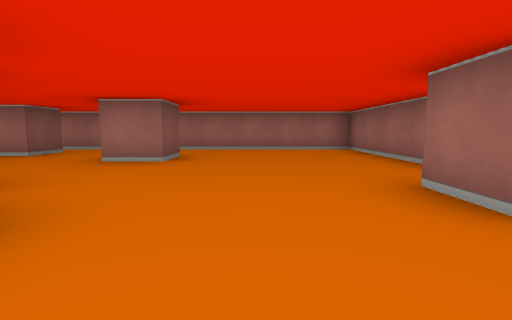
view 1 (above)

24 first-person views from a walk through a cub3D ray-caster map. The camera is about half as high as the walls, tilts 6° down and sees 85° across. The floor is counted in squares. Each view is taken from the middle of a square. On the plan, view 1 faces up. The plan holds only what a view shows up to about 9 squares ahead; the rest is blank.

view 2
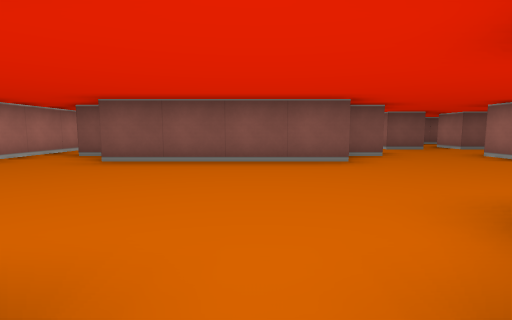

view 3
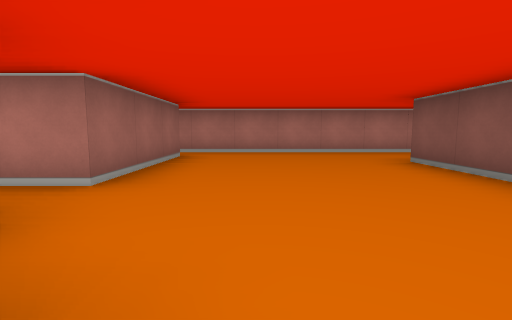

view 4
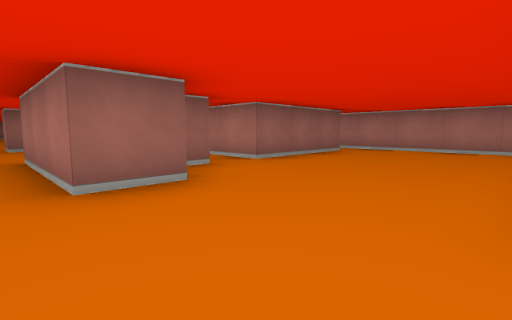

view 5
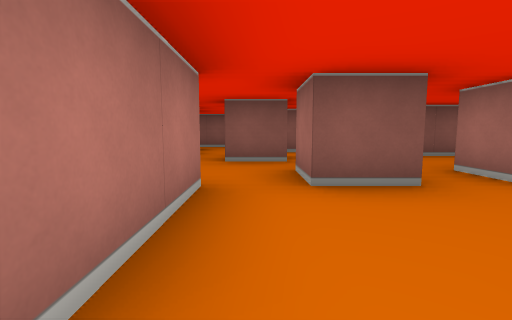

view 6
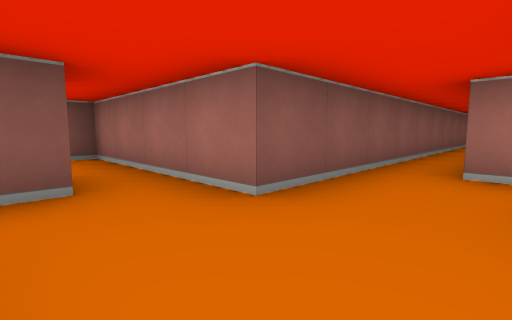

view 7
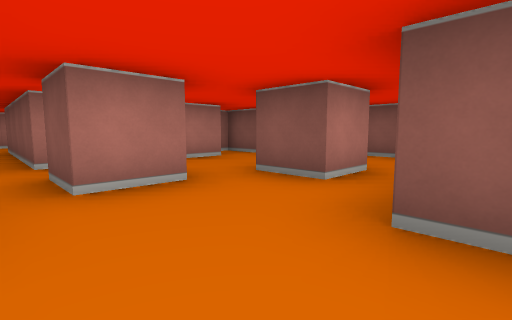

view 8
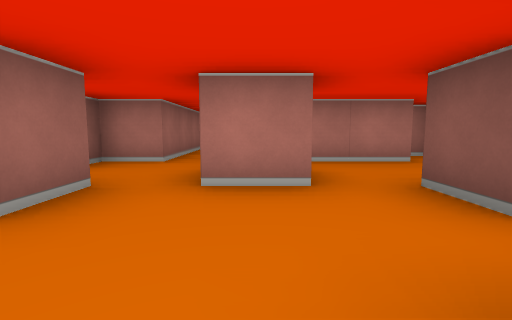

view 9
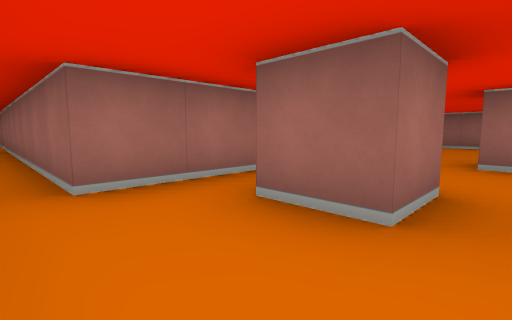

view 10
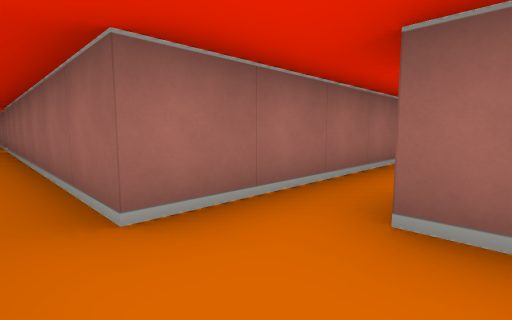

view 11
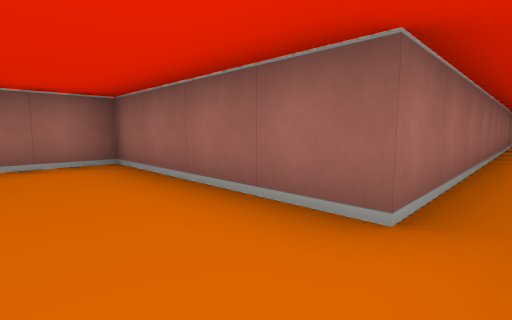

view 12
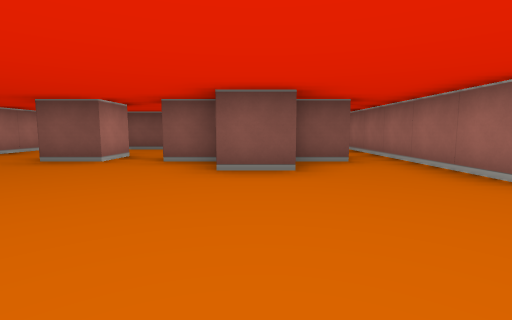

view 13
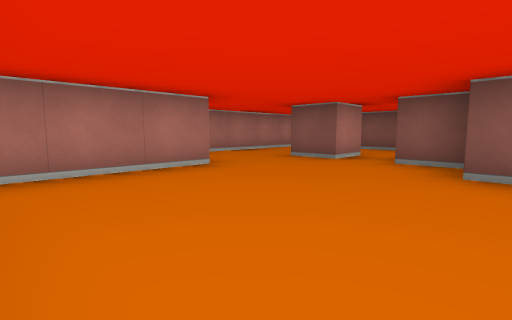

view 14
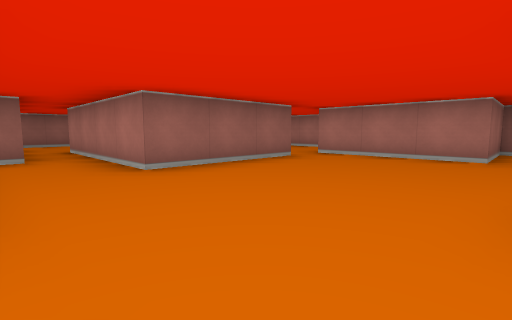

view 15
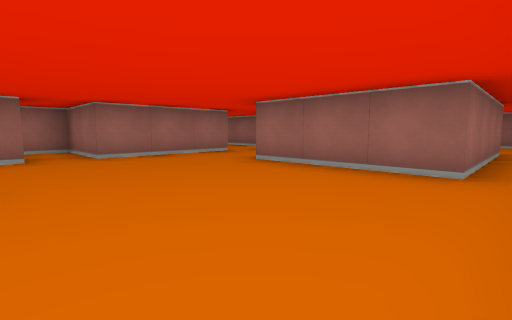

view 16
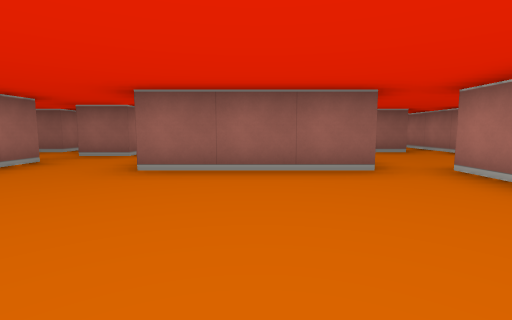

view 17
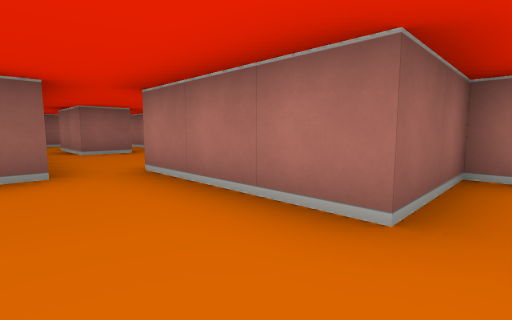

view 18
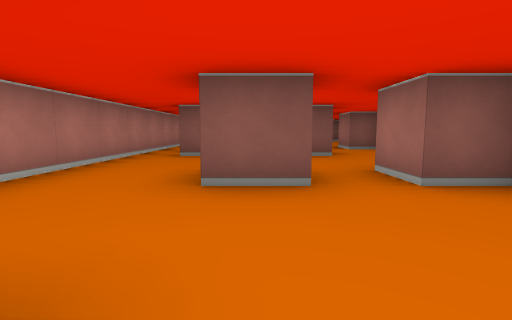

view 19
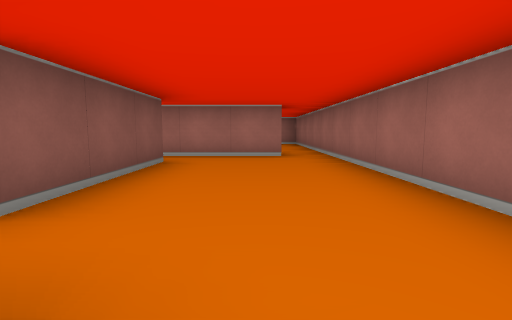

view 20
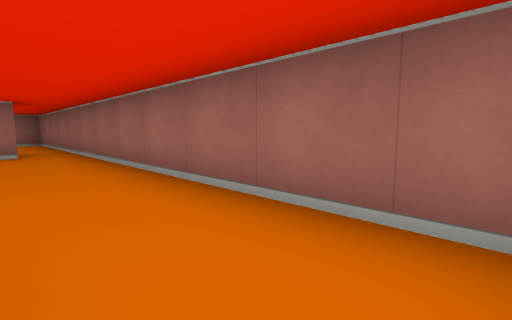

view 21
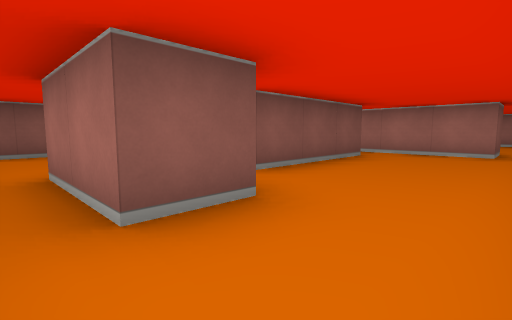

view 22
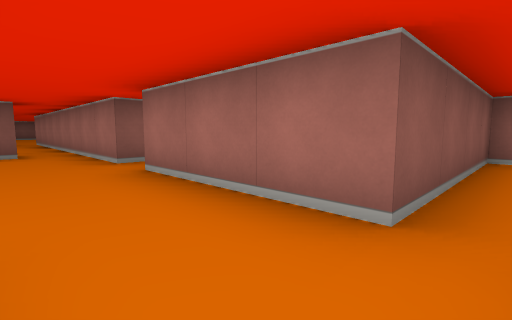

view 23
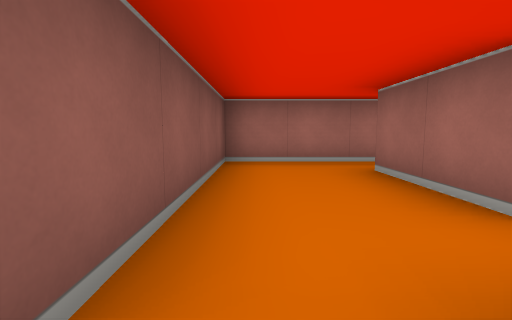

view 24
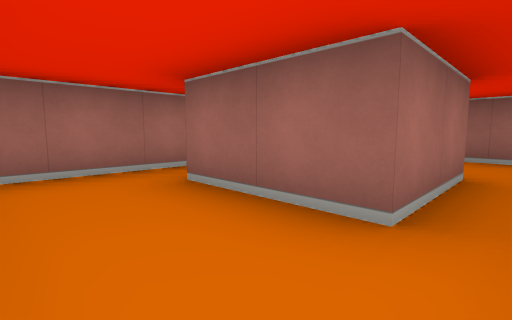

### Floor plan
Points are (right, up) in squares from view 1. A wall is a line through its corners. A room is listed if a view was taken in it or the views show most of it. See-through windows are left out.
Room 1 (views 1, 3, 4, 5, 6, 7, 8, 9, 10, 11)
walls: (-4.5, 2.5) (-2.5, 2.5) (-2.5, 1.8); (-1.5, 1.6) (-1.5, -2.5); (-4.5, 4.6) (-4.5, 3.5) (-5.5, 3.5) (-5.5, 4.5); (-5.5, 1.5) (-4.5, 1.5); (-1.5, 5.5) (-1.5, 4.5) (-2.5, 4.5); (-4.5, 6.5) (-4.5, 5.5) (-5.5, 5.5) (-5.5, 6.5); (-7.6, 3.5) (-6.5, 3.5) (-6.5, 2.5); (1.5, 1.4) (1.5, 2.5) (2.5, 2.5); (2.5, 3.5) (2.5, 7.5) (-6.5, 7.5) (-6.5, 14.5); (-2.5, -3) (-2.5, -3.5); (2.5, 0.5) (2.5, 1); (-9.6, 1.5) (-6.5, 1.5); (-9.6, 4.5) (-8.5, 4.5) (-8.5, 3.5); (-10.5, 2.1) (-10.5, 0.5) (-10, 0.5); (-4.1, -4.5) (2.6, -4.5); (2.5, -3.6) (2.5, -0.5); (-7.5, 14.5) (-7.5, 5.5) (-11.5, 5.5) (-11.5, 3.6)
ways out: opening at (3, -4) to room 2; opening at (3, 0) to room 2; opening at (3.5, 3) to room 2; opening at (-7, 14); opening at (-6, 1)
Room 2 (views 2, 12, 13, 14, 15, 16, 17, 18)
walls: (8.5, 0.4) (8.5, -0.5) (7.5, -0.5); (9.5, 1.6) (9.5, 0.5); (7.4, -1.5) (8.5, -1.5) (8.5, -2.5); (7.5, 2.5) (8.5, 2.5) (8.5, 1.6); (5.5, -0.4) (5.5, -3.5); (10.5, 4) (10.5, 3.5) (2.5, 3.5); (13.5, -1.5) (13.5, 1.5) (14.5, 1.5); (3.5, 1.2) (3.5, 0.5) (2.5, 0.5); (2.5, -0.5) (4, -0.5); (14.5, 3.5) (11.5, 3.5) (11.5, 4.5); (2.5, 2.5) (4.5, 2.5); (2.6, -4.5) (10.5, -4.5) (10.5, -2.5) (13.5, -2.5)
ways out: opening at (3, -4) to room 1; opening at (3, 0) to room 1; opening at (3.5, 3) to room 1; opening at (14, 2.5) to room 4; opening at (14, -2) to room 6; opening at (11, 4)
Room 3 (views 19, 20, 21)
walls: (20.5, -4) (20.5, -2.5); (18.5, -2.5) (18.5, -3.5) (16.5, -3.5); (16.5, -4.5) (19.1, -4.5)
ways out: opening at (19.5, -3) to room 5; opening at (17.5, -4) to room 6
Room 4 (views 22, 23, 24)
walls: (15.5, 2.5) (15.5, 3.5); (16.5, 4.5) (16.5, 6.5); (14.5, 1.5) (15.5, 1.5); (14.5, 6.5) (14.5, 3.5)
ways out: opening at (14, 2.5) to room 2; opening at (16.5, 2) to room 5; opening at (17.5, 4) to room 7; opening at (15.5, 5.5) to room 8
Room 5 (no view inside)
walls: (17.5, -2.5) (18.5, -2.5); (20.5, -2.5) (20.5, 3.5); (19.5, 3.6) (19.5, 2.5) (15.5, 2.5); (15.5, 1.5) (17.5, 1.5) (17.5, -1.5)
ways out: opening at (19.5, -3) to room 3; opening at (16.5, 2) to room 4; opening at (17, -2) to room 6; opening at (20, 3) to room 7
Room 6 (no view inside)
walls: (13.5, -3) (13.5, -3.8); (14.8, -4.5) (16.5, -4.5); (16.5, -3.5) (16.5, -2.5) (17.5, -2.5); (17.5, -1.5) (13.5, -1.5)
ways out: opening at (14, -2) to room 2; opening at (17.5, -4) to room 3; opening at (17, -2) to room 5
Room 7 (no view inside)
walls: (18.6, 4.5) (16.5, 4.5); (20.5, 3.5) (20.5, 6.5)
ways out: opening at (17.5, 4) to room 4; opening at (20, 3) to room 5; opening at (19.5, 5.5)
Room 8 (no view inside)
walls: (17.1, 7.5) (14.5, 7.5) (14.5, 6.5)
ways out: opening at (15.5, 5.5) to room 4; opening at (17.5, 7)

Positions as (right, up) in squares from view 1, and headings:
1: (0, 0), facing up
2: (3, 0), facing left
3: (1, 2), facing down
4: (-1, 3), facing down-right
5: (-2, 3), facing left
6: (-6, 4), facing up-left
7: (-6, 6), facing down-left
8: (-7, 6), facing down
9: (-7, 5), facing up-right
10: (-7, 6), facing up-right
11: (1, 3), facing up-right
12: (13, 1), facing left
13: (13, 1), facing down-left
14: (10, 3), facing down-right
15: (10, -2), facing up-right
16: (10, 0), facing right
17: (10, -1), facing down-right
18: (11, -2), facing left
19: (19, -3), facing up
20: (19, -4), facing up-right
21: (20, -4), facing up-left
22: (15, 2), facing up-left
23: (15, 3), facing up
24: (15, 4), facing up-right
